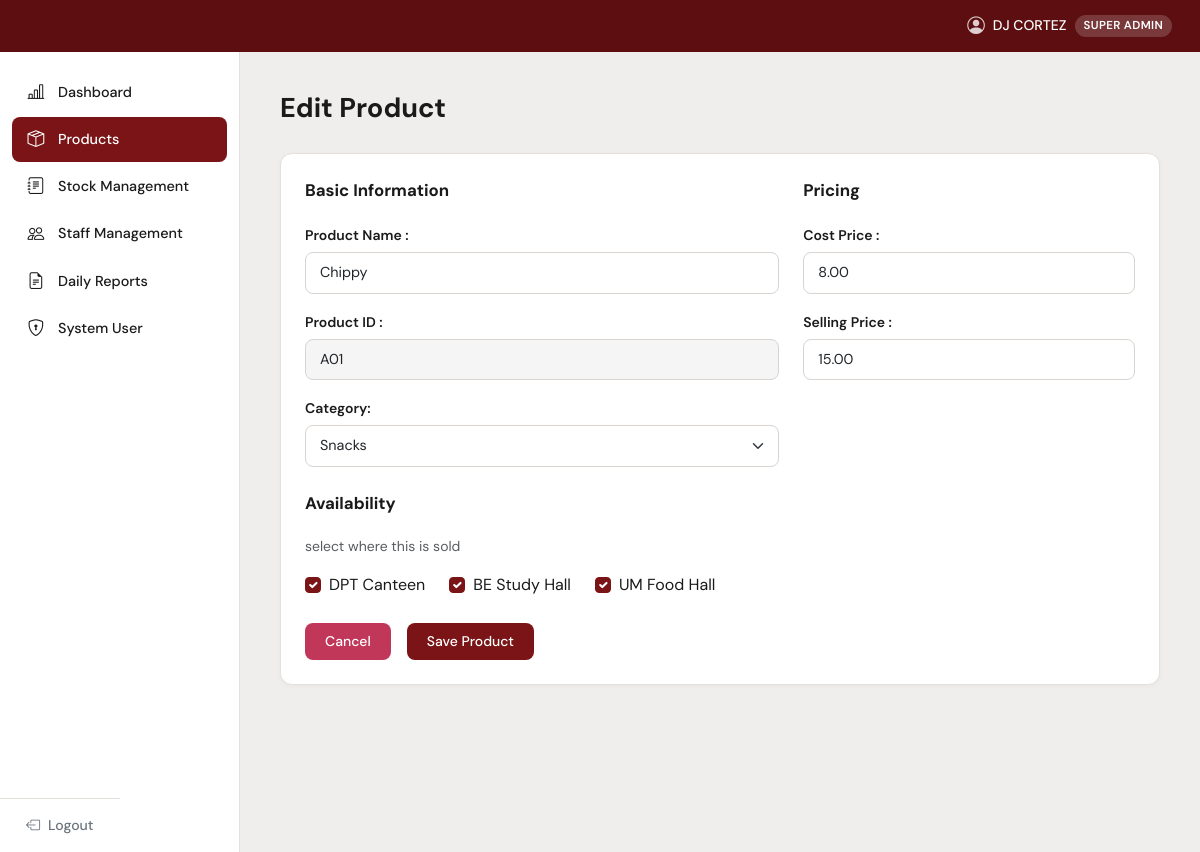
/edit_product.php?id=1 (signed in), run on the app's committed database.
### tables this page shows
CREATE TABLE `products` (
  `id` int(11) NOT NULL,
  `product_id` varchar(20) NOT NULL,
  `name` varchar(150) NOT NULL,
  `category_id` int(11) DEFAULT NULL,
  `cost_price` decimal(10,2) NOT NULL DEFAULT 0.00,
  `selling_price` decimal(10,2) NOT NULL DEFAULT 0.00,
  `created_at` timestamp NOT NULL DEFAULT current_timestamp()
);

CREATE TABLE `categories` (
  `id` int(11) NOT NULL,
  `name` varchar(100) NOT NULL,
  `created_at` timestamp NOT NULL DEFAULT current_timestamp(),
  `prefix` char(2) DEFAULT NULL
);

CREATE TABLE `branches` (
  `id` int(11) NOT NULL,
  `name` varchar(100) NOT NULL,
  `code` varchar(20) NOT NULL,
  `address` varchar(255) DEFAULT NULL
);

### edit_product.php (the view, shortened to what this page needs)
<?php
$db = getDB();
$id = (int)($_GET['id'] ?? 0);
$stmt = $db->prepare("SELECT * FROM products WHERE id=?");
$stmt->bind_param("i", $id);
$stmt->execute();
$product = $stmt->get_result()->fetch_assoc();
$categories = $db->query("SELECT * FROM categories ORDER BY name")->fetch_all(MYSQLI_ASSOC);
$branches   = $db->query("SELECT * FROM branches ORDER BY id")->fetch_all(MYSQLI_ASSOC);
$assigned   = array_column($db->query("SELECT branch_id FROM product_branches WHERE product_id=$id")->fetch_all(MYSQLI_ASSOC), 'branch_id');
include 'includes/header.php';
?>
<div class="page-title mb-4">Edit Product</div>
<div class="c-card p-4">
    <form method="POST">
        <div class="row g-4">
            <div class="col-md-7">
                <div class="section-title">Basic Information</div>
                <div class="mb-3">
                    <label class="form-label">Product Name :</label>
                    <input type="text" name="name" class="form-control" value="<?= htmlspecialchars($product['name']) ?>" required>
                </div>
                <div class="mb-3">
                    <label class="form-label">Product ID :</label>
                    <input type="text" class="form-control" value="<?= htmlspecialchars($product['product_id']) ?>" readonly style="background:#f5f5f5;">
                </div>
                <div class="mb-3">
                    <label class="form-label">Category:</label>
                    <select name="category_id" class="form-select">
                        <?php foreach ($categories as $c): ?>
                        <option value="<?= $c['id'] ?>" <?= $c['id'] == $product['category_id'] ? 'selected' : '' ?>><?= htmlspecialchars($c['name']) ?></option>
                        <?php endforeach; ?>
                    </select>
                </div>
                <div class="section-title mt-4">Availability</div>
                <p class="text-muted" style="font-size:.875rem;">select where this is sold</p>
                <div class="d-flex flex-wrap gap-4">
                    <?php foreach ($branches as $b): ?>
                    <div class="form-check">
                        <input class="form-check-input" type="checkbox" name="branches[]" value="<?= $b['id'] ?>" id="b<?= $b['id'] ?>" <?= in_array($b['id'], $assigned) ? 'checked' : '' ?>>
                        <label class="form-check-label" for="b<?= $b['id'] ?>"><?= htmlspecialchars($b['name']) ?></label>
                    </div>
                    <?php endforeach; ?>
                </div>
            </div>
            <div class="col-md-5">
                <div class="section-title">Pricing</div>
                <div class="mb-3">
                    <label class="form-label">Cost Price :</label>
                    <input type="number" name="cost_price" class="form-control" step="0.01" min="0" value="<?= $product['cost_price'] ?>" required>
                </div>
                <div class="mb-3">
                    <label class="form-label">Selling Price :</label>
                    <input type="number" name="selling_price" class="form-control" step="0.01" min="0" value="<?= $product['selling_price'] ?>" required>
                </div>
            </div>
        </div>
        <div class="d-flex gap-3 mt-4">
            <a href="products.php" class="btn btn-crimson">Cancel</a>
            <button type="submit" class="btn btn-maroon">Save Product</button>
        </div>
    </form>
</div>
<?php include 'includes/footer.php'; ?>

### includes/header.php (style rules this page uses)
:root { --maroon: #7B1416; --maroon-dark: #5C0E10; --maroon-light: #A03030; --crimson: #C1375A; --bg-body: #F0EEEC; --sidebar-w: 240px; --header-h: 52px; --text-main: #1a1a1a; --text-muted: #6c757d; --card-bg: #FFFFFF; --border: #E4E0DC; --tbl-header: #EAE6E2; }
*, *::before, *::after { box-sizing: border-box; margin: 0; padding: 0; }
body { font-family: 'DM Sans', sans-serif; background: var(--bg-body); color: var(--text-main); min-height: 100vh; }
.page-title { font-size: 1.7rem; font-weight: 700; margin-bottom: 4px; }
.c-card { background: var(--card-bg); border-radius: 12px; border: 1px solid var(--border); box-shadow: 0 1px 4px rgba(0,0,0,.04); }
.btn-maroon { background: var(--maroon); color: #fff; border: none; border-radius: 8px; padding: 8px 20px; font-size: .875rem; font-weight: 500; transition: background .15s; }
.btn-crimson { background: var(--crimson); color: #fff; border: none; border-radius: 8px; padding: 8px 20px; font-size: .875rem; font-weight: 500; transition: background .15s; }
.form-label { font-weight: 600; font-size: .875rem; margin-bottom: 6px; }
.form-control, .form-select { border: 1.5px solid #D9D4CF; border-radius: 8px; padding: 9px 14px; font-size: .9rem; }
.section-title { font-size: 1.05rem; font-weight: 700; margin-bottom: 20px; }
.form-check-input:checked { background-color: var(--maroon); border-color: var(--maroon); }

### data on the page
products: name "Chippy", product "A01", category_id "Snacks", cost_price "8.00", selling_price "15.00"
branches: id "☑", name "DPT Canteen"
branches: id "☑", name "BE Study Hall"
branches: id "☑", name "UM Food Hall"

### other printed values
$_SESSION['full_name'] "DJ CORTEZ"
roleBadge($_role) "SUPER ADMIN"
